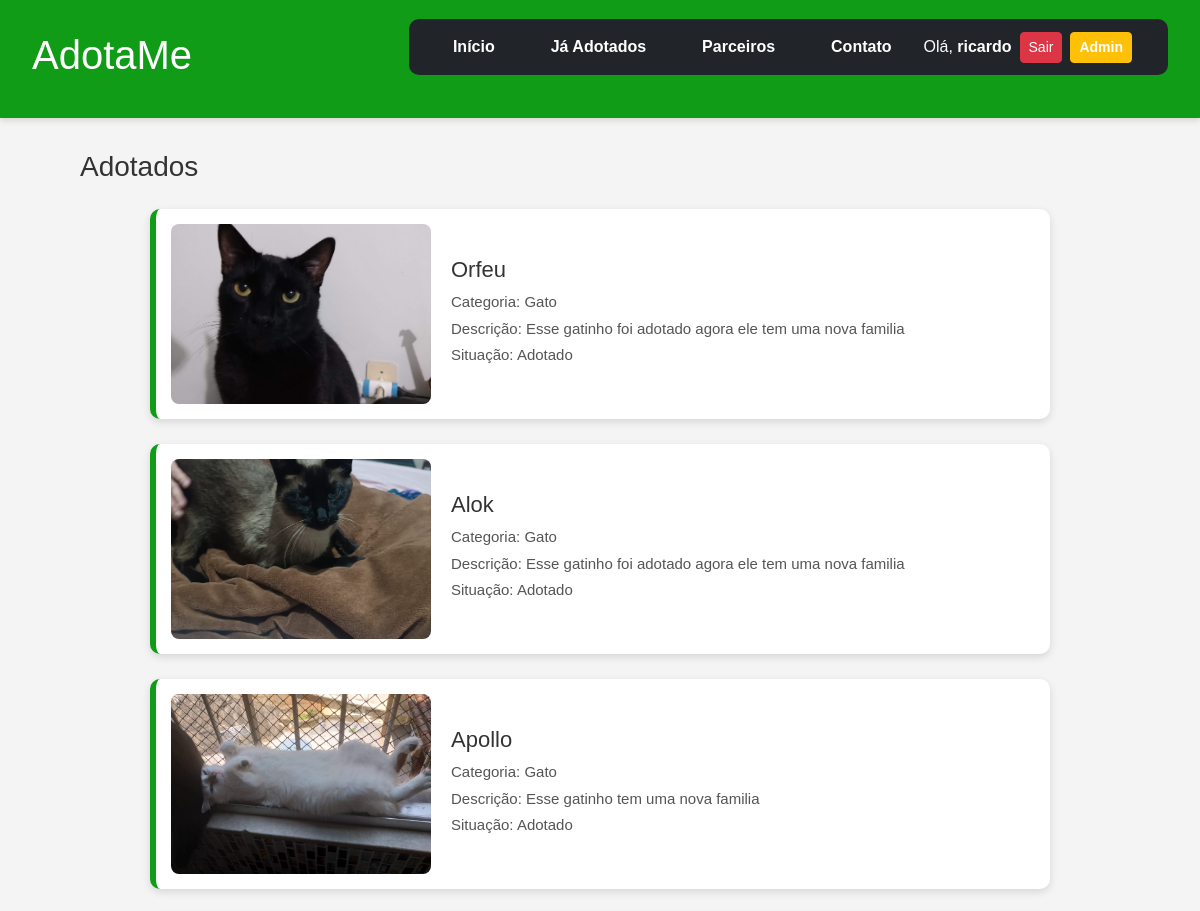
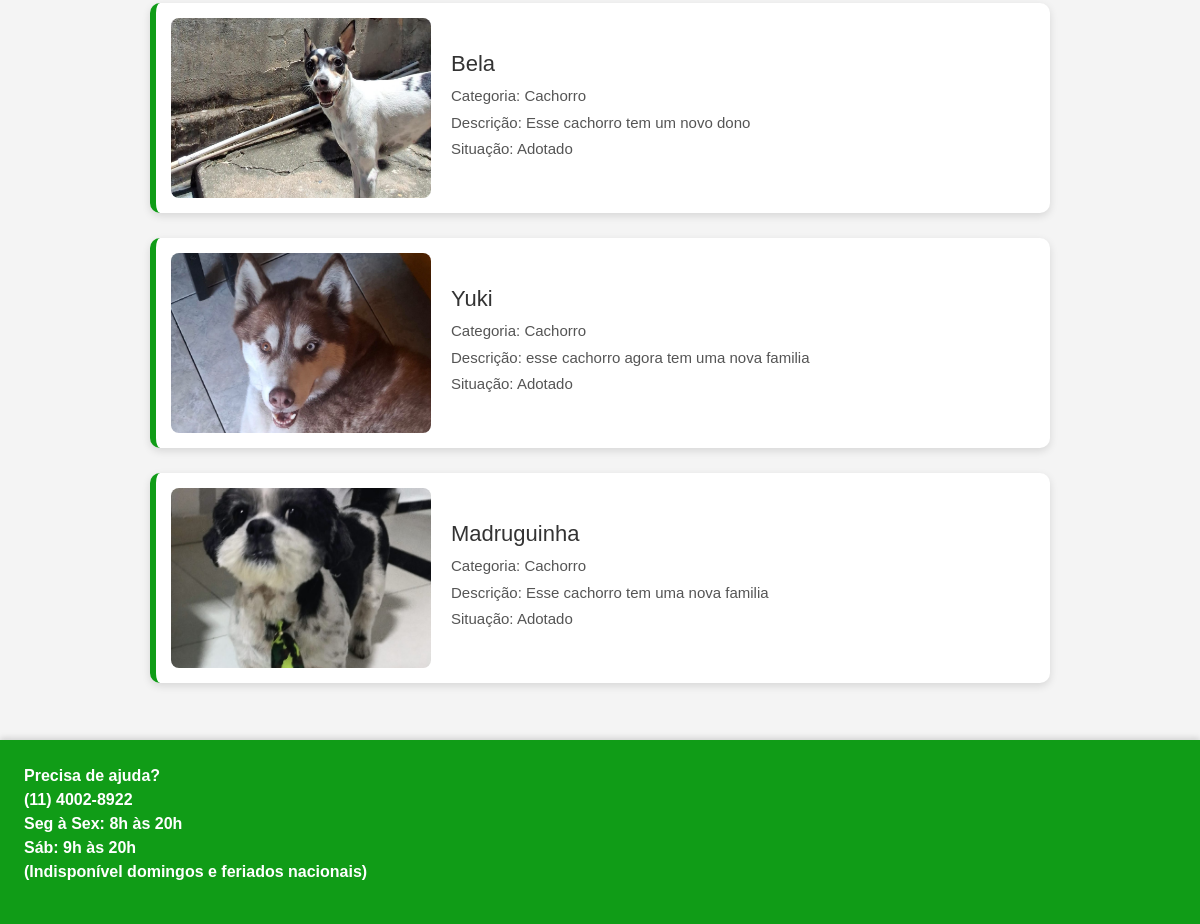
The app's page /adotados/ (signed in) with its own data (2 pictures, top to bottom).
### rh/models.py (models this page shows, shortened)
class Adotados(models.Model):
    foto = models.ImageField(null=True,blank=True)
    nome = models.CharField(max_length=100,null=True,blank=True)
    categoria = models.CharField(max_length=100,null=True,blank=True)
    descricao = models.TextField(max_length=100,null=True,blank=True)
    status = models.BooleanField(default=True)
    class Meta:
        verbose_name = "Adotado"
        verbose_name_plural = "Adotados" # Define o nome plural correto

### rh/views.py (the view)
# urls.py: path('adotados/',views.adotados, name='adotados'),
def adotados(request):
    lista_adotados = Adotados.objects.filter(status=True)
    context = {
        'adotados': lista_adotados
    }
    return render(request, 'adotados.html', context)

### rh/templates/adotados.html (shortened to what this page needs)
{% extends "base.html" %}
{% block content %}
    <h3>Adotados</h3>
    {% for adotado in adotados %}
    <section class="card-adotado">
        {% if adotado.foto.url != null %}
        <img src="{{ adotado.foto.url }}" alt="Foto de {{adotado.nome}}">
        {% else %}
        <img src="/static/images/usuario-sem-imagem.png" alt="Foto padrão de usuário">
        {% endif %}
        <div class="info-adotado">
            <h4>{{adotado.nome}}</h4>
            <p>Categoria: {{adotado.categoria}}</p>
            <p>Descrição: {{adotado.descricao}} </p>
            {% if adotado.status == True %}
                <p>Situação: Adotado</p>
            {% endif %}
        </div>
    </section>
    {% endfor %}
{% endblock %}

### templates/components/_navbar.html (shortened to what this page needs)
<nav class="navbar navbar-expand-lg navbar-dark bg-dark mb-4 navbar-arredondada">
    <div class="container">
        <div class="collapse navbar-collapse" id="menuNav">
            <ul class="navbar-nav me-auto gap-3">
                <li class="nav-item"><a class="nav-link text-white" href="{% url 'home' %}">Início</a></li>
                <li class="nav-item"><a class="nav-link text-white" href="{% url 'adotados' %}">Já Adotados</a></li>
                <li class="nav-item"><a class="nav-link text-white" href="{% url 'parceiros' %}">Parceiros</a></li>
                <li class="nav-item"><a class="nav-link text-white" href="{% url 'contatos' %}">Contato</a></li>
            </ul>
            {% if user.is_authenticated %}
                <span class="navbar-text text-white me-2">
                    Olá, <strong>{{ user.username }}</strong>
                </span>
                <form method="post" action="{% url 'logout' %}" class="d-inline">
                    <button type="submit" class="btn btn-danger btn-sm">Sair</button>
                </form>
                {% if user.is_superuser %}
                    <a href="/admin" class="btn btn-warning btn-sm ms-2">Admin</a>
                {% endif %}
            {% else %}
                <a href="{% url 'login' %}" class="btn btn-success btn-sm">Entrar</a>
            {% endif %}
        </div>
    </div>
</nav>

### static/css/style.css (style rules this page uses)
* { margin: 0; padding: 0; box-sizing: border-box; }
:root { --verde-principal: #109c17; --verde-claro: #4caf50; --branco: #ffffff; --cinza-fundo: #f4f4f4; --cinza-texto: #333; }
body { background-color: var(--cinza-fundo); color: var(--cinza-texto); font-size: 16px; font-family: Arial, Helvetica, sans-serif; display: flex; flex-direction: column; }
.navbar-arredondada { border-radius: 10px; overflow: hidden; }
.header a { text-decoration: none; color: var(--branco); font-weight: bold; margin-right: 1.5rem; transition: 0.3s; }
section.card-adotado { width: 90%; max-width: 900px; margin: 25px auto; background: var(--branco); border-radius: 10px; padding: 15px; display: flex; gap: 20px; align-items: center; border-left: 6px solid var(--verde-principal); box-shadow: 0 3px 8px rgba(0,0,0,0.12); transition: transform .2s ease, box-shadow .2s ease; }
section.card-adotado img { width: 260px; height: 180px; object-fit: cover; border-radius: 8px; }
.info-adotado { flex: 1; }
.info-adotado h4 { margin: 0 0 8px 0; font-size: 22px; color: var(--cinza-texto); }
.info-adotado p { margin: 4px 0; color: #555; font-size: 15px; }
img { width: 100%; height: 220px; object-fit: cover; }

### records on screen
Adotados: foto (picture), nome "Orfeu", categoria "Gato", descricao "Esse gatinho foi adotado agora ele tem uma nova familia", status "Situação: Adotado"
Adotados: foto (picture), nome "Alok", categoria "Gato", descricao "Esse gatinho foi adotado agora ele tem uma nova familia", status "Situação: Adotado"
Adotados: foto (picture), nome "Apollo", categoria "Gato", descricao "Esse gatinho tem uma nova familia", status "Situação: Adotado"
Adotados: foto (picture), nome "Bela", categoria "Cachorro", descricao "Esse cachorro tem um novo dono", status "Situação: Adotado"
Adotados: foto (picture), nome "Yuki", categoria "Cachorro", descricao "esse cachorro agora tem uma nova familia", status "Situação: Adotado"
Adotados: foto (picture), nome "Madruguinha", categoria "Cachorro", descricao "Esse cachorro tem uma nova familia", status "Situação: Adotado"

### other values on screen
{{ user.username }} "ricardo"
